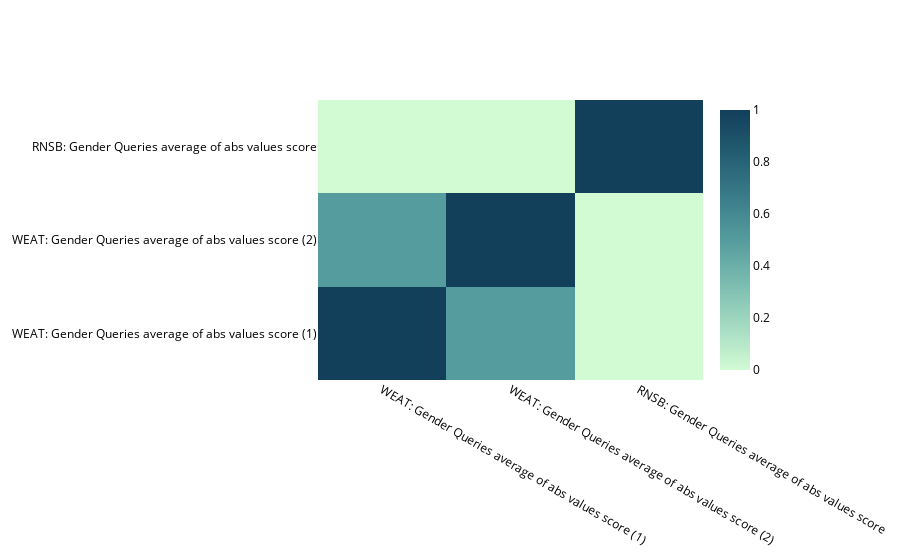

The code cell stored with this chart in its notebook:
### Markdown cell above
WEFE also provides a function for graph the correlations:

### Code cell
correlation_fig = plot_ranking_correlations(correlations)
correlation_fig.show()

### Figure 1 — Plotly figure (JSON) as saved in the notebook; plotly's stock layout.template omitted (floating-point values rounded to 4 significant figures)
{"data": [{"colorscale": [[0, "rgb(210, 251, 212)"], [0.1667, "rgb(165, 219, 194)"], [0.3333, "rgb(123, 188, 176)"], [0.5, "rgb(85, 156, 158)"], [0.6667, "rgb(58, 124, 137)"], [0.8333, "rgb(35, 93, 114)"], [1, "rgb(18, 63, 90)"]], "hoverongaps": false, "type": "heatmap", "x": ["WEAT: Gender Queries average of abs values score (1)", "WEAT: Gender Queries average of abs values score (2)", "RNSB: Gender Queries average of abs values score"], "y": ["WEAT: Gender Queries average of abs values score (1)", "WEAT: Gender Queries average of abs values score (2)", "RNSB: Gender Queries average of abs values score"], "z": [[1, 0.5, -0.5], [0.5, 1, -1], [-0.5, -1, 1]], "zmax": 1, "zmin": 0}], "layout": {"autosize": true, "font": {"color": "#000000"}, "title": {"text": ""}, "xaxis": {"autorange": true, "range": [-0.5, 2.5], "type": "category"}, "yaxis": {"autorange": true, "range": [-0.5, 2.5], "type": "category"}}}
